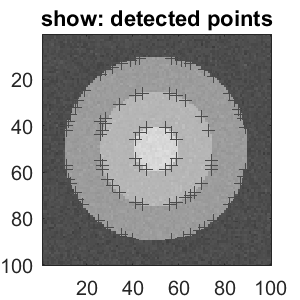
%> input picture Homework/hw2/problem3/detect_rings.png (made grey), 300 x 300 px, given in place of checkerboard.png, which was not available
$ octave run_3_1.m   (GNU Octave 9; MATLAB toolbox functions it lacks are replaced by stand-ins)
%> lines starting %> are read from the running program, lines starting %| are printed output that depends on the picture; pictures that were not available may be replaced by others from this repository, and a replacement may not be noted
### Homework/hw2/problem3/harris.m
function C = harris(dx,dy,Whalfsize)

% function C = harris(dx,dy,Whalfsize)
%
%     EECS 442;
%     Jason Corso
%
%   I is the image (GRAY, DOUBLE)
%   or
%   dx is the horizontal gradient image
%   dy is the vertical gradient image
%
%   If you call it with the Image I, then you need set parameter dy to []
%
%   Whalfsize is the half size of the window.  Wsize = 2*Whalfsize+1
%
%   Corner strength is taken as min(eig) and not the det(T)/trace(T) as in
%   the original harris method.  Just for simplicity
%
%  output
%   C is an image (same size as dx and dy) where every pixel contains the
%   corner strength.


if (isempty(dy))
   im = dx;
   dy = conv2(im,fspecial('sobel'),'same');
   dx = conv2(im,fspecial('sobel')','same');
end


%%%%%%%%% fill in below
% Corner strength is to be taken as min(eig) and not the det(T)/trace(T) as in
%  the original harris method.

C=zeros(size(dx,1),size(dx,2));
for i=1+Whalfsize:size(C,1)-Whalfsize
    for j=1+Whalfsize:size(C,2)-Whalfsize
        Ix=dx(i-Whalfsize:i+Whalfsize,j-Whalfsize:j+Whalfsize);
        Iy=dy(i-Whalfsize:i+Whalfsize,j-Whalfsize:j+Whalfsize);
        H=[sum(sum(Ix.^2)) sum(sum(Ix.*Iy)); sum(sum(Ix.*Iy)) sum(sum(Iy.^2))];
        C(i,j)=min(eig(H));
    end
end

%%%%%%%% done

### Homework/hw2/problem3/detect.m
function [X,Sout] = detect(im,Whalfsize,method,nonmaxR,nonmaxT,border,bsmooth)

% function detect(im,Whalfsize)
%
%     EECS 442;
%     Jason Corso
%
% Wrapper for function to detect interest points in the image
%
%
%  Will run harris or dog detector depending on arguments.
%    run as X = detect(index,Whalf) will just run harris.
%    run as [X,S] = detect(index,Whalf,'dog') will run dog
%      S is the output scale of a point
%
%  index is the index for the image
%  Whalfsize is the half size of the window.  Wsize = 2*Whalfsize+1
%
%  output
%  X is a 2xn matrix of corners locations where n is induced by the data
%         top row is the horizontal,x coordinate (column, not row)
%  Sout (optional) is the scale of the detected points if the method can do it


if nargin == 1
    Whalfsize=7;
    method = 'harris';
    nonmaxR = 5;
    nonmaxT = 100;
    border = 32;   % need border of 32 if using with the hog code.
    bsmooth = false;
end


X = [];

if strcmp(method,'harris')

    dy = conv2(im,fspecial('sobel'),'same');
    dx = conv2(im,fspecial('sobel')','same');

    %%% YOU ARE PROVIDING THIS FUNCTION
    C = harris(dx,dy,Whalfsize);

    % smooth corner response, mostly in testing synthetic scenarios
    if bsmooth
        C = conv2(C,fspecial('gaussian',[5 5],1),'same');
    end
    %min(C(:))
    %max(C(:))
    %figure; imagesc(mat2gray(C)); title('corner response')

    [Xr,Xc] = nonmaxsuppts(C,nonmaxR,nonmaxT);
    size(Xr)
    %prune border
    nb = border;
    [r,c] = size(im);
    by = Xr > nb & Xr < r-nb;
    bx = Xc > nb & Xc < c-nb;
    Xr = Xr(by & bx);
    Xc = Xc(by & bx);

    X = [Xc Xr];

elseif strcmp(method,'dog')

    [X,S] = dog(im);

    if (nargout == 2)
        Sout = S;
    end
end

### Homework/hw2/problem3/run_3_1.m
% 442 HW3 Run Detection Code on Testing Images
% run_3_1.m

%% checkerboard part
% this loads the checkerboard image and generates a corner response
im = double(imread('checkerboard.png'))/255;
%> im: size 300x300 double; min 0, max 1, mean 0.657
re = harris(im,[],1);
%> in harris, `dy = conv2(im,fspecial('sobel'),'same');`:
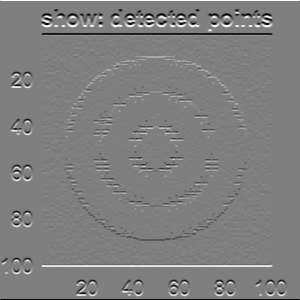
%> dy: size 300x300 double; min -4, max 4, mean -2.53e-18; drawn with min black and max white
%> in harris, `dx = conv2(im,fspecial('sobel')','same');`:
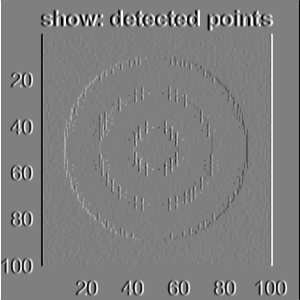
%> dx: size 300x300 double; min -4, max 4, mean 1.72e-17; drawn with min black and max white
%> after the loop in harris, `for i=1+Whalfsize:size(C,1)-Whalfsize`:
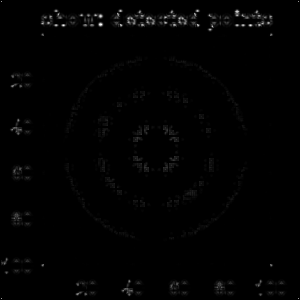
%> C: size 300x300 double; min -2.78e-17, max 54.03, mean 0.5; drawn with min black and max white
figure; imagesc(re);
%> after `imagesc(re)`:
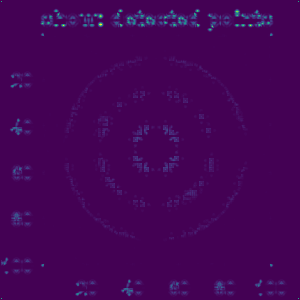
%> displayed picture: size 300x300x3, on the screen's scale of 0 to 255; mean R, G, B 68.1, 3.9, 86.3
imwrite(re,'response_checkerboard.png');
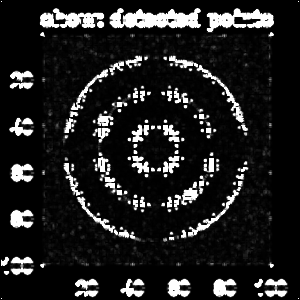
%> saved as response_checkerboard.png: size 300x300 uint8; min 0, max 255, mean 32.4

% this code will call harris, it does post-processing to extract corners
% from the corner response image
X = detect(im,2,'harris',2,100,1,true);
%> call 2 of harris, with Whalfsize = 2
%> after the loop in harris (call 2), `for i=1+Whalfsize:size(C,1)-Whalfsize`:
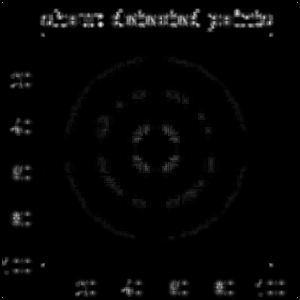
%> C: size 300x300 double; min -2.78e-17, max 122.2, mean 2.5; drawn with min black and max white
%> the run ends on the next line
